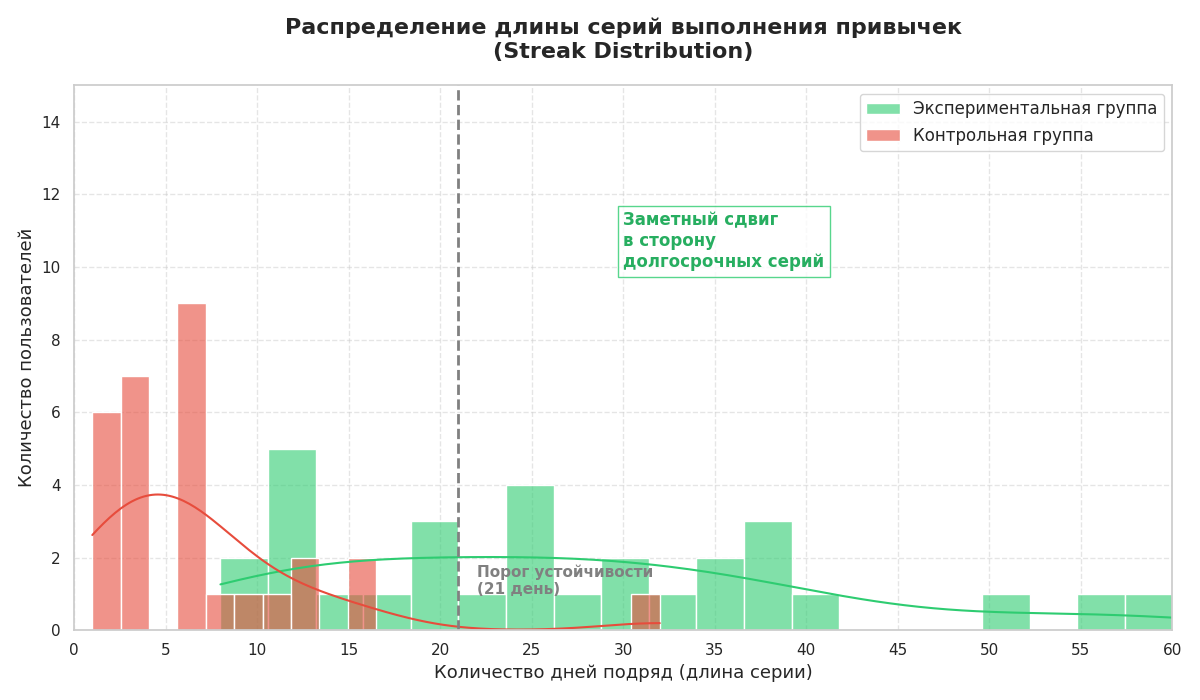

Recreate this plot in Python.
import matplotlib.pyplot as plt
import numpy as np
import seaborn as sns

# Настройка стиля
sns.set_theme(style="whitegrid")
plt.rcParams['font.family'] = 'DejaVu Sans'

def generate_streak_data():
    # N = 30 человек в каждой группе
    n_users = 30
    
    # --- Контрольная группа ---
    # Большинство людей срываются быстро (экспоненциальное распределение)
    # Средняя серия около 5-7 дней
    control_streaks = np.random.exponential(scale=6, size=n_users)
    control_streaks = np.clip(control_streaks, 1, 60).astype(int)
    
    # --- Экспериментальная группа ---
    # Распределение смещено вправо (Гамма-распределение)
    # Многие достигают 20-40 дней, некоторые доходят до 60
    exp_streaks = np.random.gamma(shape=5, scale=5, size=n_users)
    exp_streaks = np.clip(exp_streaks, 1, 60).astype(int)
    
    return control_streaks, exp_streaks

# Генерация данных
control_data, exp_data = generate_streak_data()

# Создание фигуры
plt.figure(figsize=(12, 7))

# Отрисовка гистограмм
# Используем sns.histplot для красивого наложения
sns.histplot(exp_data, color='#2ecc71', label='Экспериментальная группа', 
             kde=True, stat="count", alpha=0.6, bins=20, edgecolor='white')
sns.histplot(control_data, color='#e74c3c', label='Контрольная группа', 
              kde=True, stat="count", alpha=0.6, bins=20, edgecolor='white')

# Добавление вертикальной линии "Порога привычки" (21 день)
plt.axvline(x=21, color='grey', linestyle='--', linewidth=2)
plt.text(22, 1, 'Порог устойчивости\n(21 день)', color='grey', fontweight='bold', fontsize=11)

# Оформление
plt.title('Распределение длины серий выполнения привычек\n(Streak Distribution)', fontsize=16, fontweight='bold', pad=20)
plt.xlabel('Количество дней подряд (длина серии)', fontsize=13)
plt.ylabel('Количество пользователей', fontsize=13)

# Настройка шкалы
plt.xticks(np.arange(0, 61, 5))
plt.yticks(np.arange(0, 16, 2))
plt.xlim(0, 60)
plt.ylim(0, 15)

# Легенда
plt.legend(loc='upper right', fontsize=12, frameon=True)

# Добавление поясняющей надписи о результате
plt.text(30, 10, 'Заметный сдвиг\nв сторону\nдолгосрочных серий', 
         fontsize=12, color='#27ae60', fontweight='bold', 
         bbox=dict(facecolor='white', alpha=0.8, edgecolor='#2ecc71'))

plt.grid(True, linestyle='--', alpha=0.5)

# Сохранение
plt.tight_layout()
plt.savefig('graph_2_streaks.png', dpi=300)
plt.show()
